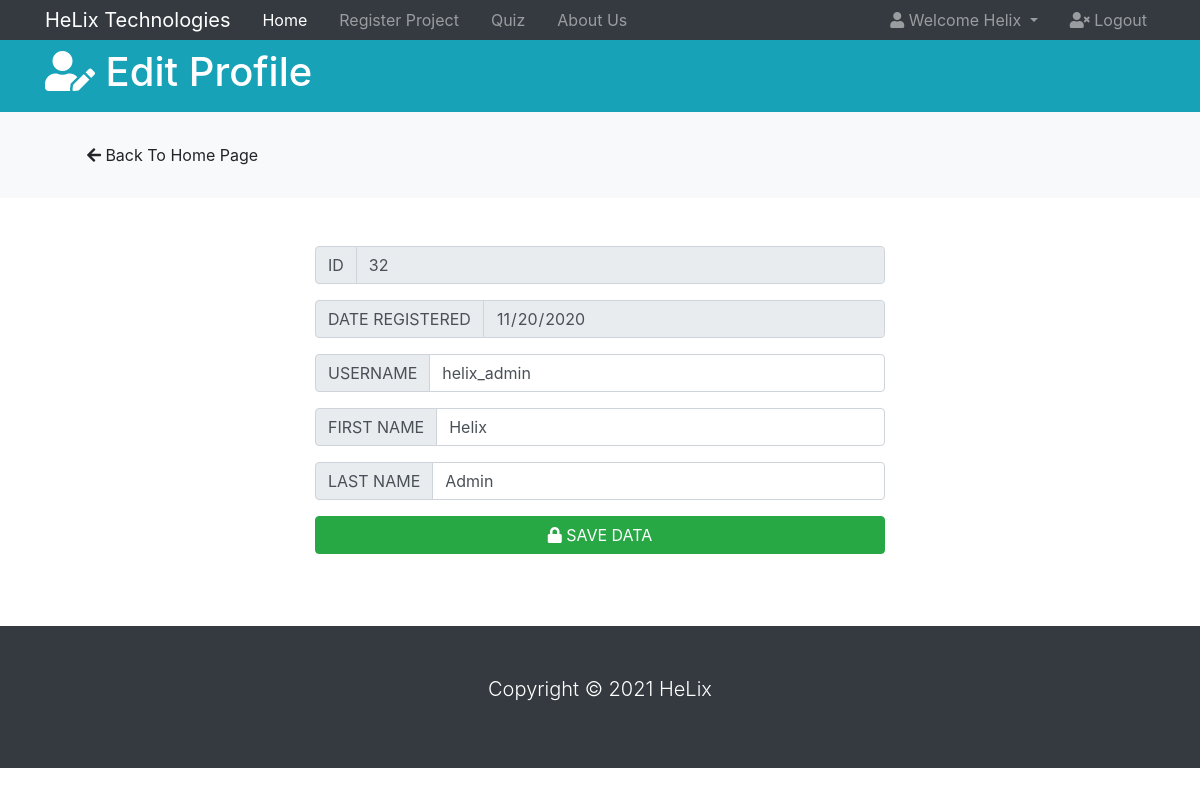
/profile_data_edit.php (signed in), run on the app's committed database.
### tables this page shows
CREATE TABLE `users` (
  `id` int(11) NOT NULL,
  `first_name` varchar(32) NOT NULL,
  `last_name` varchar(32) NOT NULL,
  `username` varchar(32) NOT NULL,
  `email` varchar(32) NOT NULL,
  `password` varchar(32) NOT NULL,
  `project_name` varchar(255) DEFAULT NULL,
  `project_body` varchar(500) DEFAULT NULL,
  `date_registered` date NOT NULL DEFAULT current_timestamp(),
  `feedback` varchar(1000) DEFAULT NULL,
  `quiz_score` int(10) DEFAULT NULL,
  `user_type` varchar(30) DEFAULT NULL
);

### profile_data_edit.php (the view, shortened to what this page needs)
<?php
   include('server.php');
   ?>
<!DOCTYPE html>
<html lang="en">
   <head>
      <link rel="stylesheet" href="https://use.fontawesome.com/releases/v5.0.13/css/all.css"
>
      <link rel="stylesheet" href="https://stackpath.bootstrapcdn.com/bootstrap/4.1.1/css/bootstrap.min.css"
>
      <link rel="stylesheet" href="css/error.css">
   </head>
   <body>
      <?php
         $e = $_SESSION["email"];
         $p = $_SESSION["password"];
         $sql = "SELECT * FROM users WHERE email = '$e' AND password = '$p'";
         $result = mysqli_query($db, $sql);
         $row = mysqli_fetch_assoc($result);
         ?>
      <nav class="navbar navbar-expand-sm navbar-dark bg-dark p-0">
         <div class="container">
            <a href="profile.php" class="navbar-brand">HeLix Technologies</a>
            <div class="collapse navbar-collapse" id="navbarCollapse">
               <ul class="navbar-nav">
                  <li class="nav-item px-2">
                     <a href="profile.php" class="nav-link active">Home</a>
                  </li>
                  <li class="nav-item px-2">
                     <a href="register_project.php" class="nav-link ">Register Project</a>
                  </li>
                  <li class="nav-item px-2">
                     <a href="quiz.php" class="nav-link ">Quiz</a>
                  </li>
                  <li class="nav-item px-2">
                     <a href="about_us.php" class="nav-link">About Us</a>
                  </li>
               </ul>
               <ul class="navbar-nav ml-auto">
                  <li class="nav-item dropdown mr-3">
                     <a href="#" class="nav-link dropdown-toggle" data-toggle="dropdown">
                     <i class="fas fa-user"></i> Welcome <?php echo $row['first_name'] ?>
                     </a>
                  </li>
                  <li class="nav-item">
                     <a href="login.php" class="nav-link">
                     <i class="fas fa-user-times"></i> Logout
                     </a>
                  </li>
               </ul>
            </div>
         </div>
      </nav>
      <header id="main-header" class="py-2 bg-info text-white">
         <div class="container">
            <div class="row">
               <div class="col-md-6">
                  <h1>
                  <i class="fas fa-user-edit"></i> Edit Profile
                  </h1>
               </div>
            </div>
         </div>
      </header>
      <section id="actions" class="py-4 mb-4 bg-light">
         <div class="container">
            <div class="row">
               <div class="col-md-3">
                  <a href="profile.php" class="btn btn-light btn-block">
                  <i class="fas fa-arrow-left"></i> Back To Home Page
                  </a>
               </div>
            </div>
         </div>
      </section>
      <section class = "container-fluid bg">
         <section class = "row justify-content-center">
            <section class = "col-12 col-sm-6 col-sm-4">
            <form action="" class="form-container" method="post">
            <br>
                  <div class="input-group mb-3" >
                     <div class="input-group-prepend">
                        <span class="input-group-text" id="inputGroup-sizing-default">ID</span>
                     </div>
                     <input type="text" class="form-control" name="id" value="<?php echo $row['id'] ?>" readonly>
                  </div>
                  <div class="input-group mb-3">
                     <div class="input-group-prepend">
                        <span class="input-group-text" id="inputGroup-sizing-default">DATE REGISTERED</span>
                     </div>
                     <input type="date" class="form-control" name="date" value="<?php echo $row['date_registered'] ?>" readonly>
                  </div>
                  <div class="input-group mb-3">
                     <div class="input-group-prepend">
                        <span class="input-group-text" >USERNAME</span>
                     </div>
                     <input type="text" class="form-control" name="username" value="<?php echo $row['username'] ?>"  >
                  </div>
                  <div class="input-group mb-3">
                     <div class="input-group-prepend">
                        <span class="input-group-text" id="inputGroup-sizing-default">FIRST NAME</span>
                     </div>
                     <input type="text" class="form-control" name="fname" value="<?php echo $row['first_name'] ?>" >
                  </div>
                  <div class="input-group mb-3">
                     <div class="input-group-prepend">
                        <span class="input-group-text" id="inputGroup-sizing-default">LAST NAME</span>
                     </div>
                     <input type="text" class="form-control" name="lname" value="<?php echo $row['last_name'] ?>" >
                  </div>
                  <button type="submit" name="save-data" class="btn btn-success btn-block">
                      <i class="fas fa-lock"></i>
                      SAVE DATA
                    </button>
                  <br>
               </form>
            </section>
         </section>
      </section>
      <footer id="main-footer" class="bg-dark text-white mt-5 p-5">
         <div class="container">
            <div class="row">
               <div class="col">
                  <p class="lead text-center">
                     Copyright &copy;
                     <span id="year"></span>
                     HeLix
                  </p>
               </div>
            </div>
         </div>
      </footer>
   </body>
</html>

### data on the page
users: first_name "Helix", id "32", date "11/20/2020", username "helix_admin", fname "Helix", lname "Admin"
